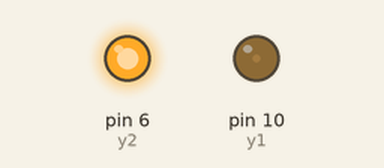
Bench run of a sketch on a simulated Arduino Uno, built with avr-gcc and run on an emulated ATmega328P. Shown: output pins drawn as LEDs (lit = HIGH).

Above: at 0.1 s.
Timing chart, 0 to 1.6 s (numbered marks = the images above):
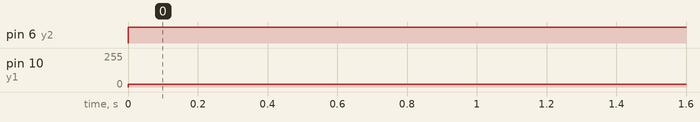

The sketch:

ComparingBrigntessWithAnalogVoltages.ino
```cpp
//The arduino is set up with 2 LED lights that share the same GND node and contain their own respective pin number//


int y1=10; //1st Yellow LED light set up to pin 10//
int y2= 6; //2nd Yellow LED light set up to pin 6//


void setup() {
pinMode(y1,OUTPUT);
pinMode(y2,OUTPUT);

}

void loop() {

analogWrite(y1,20);//1st Yellow LED light contains 0.39V//
analogWrite(y2,255); //2nd Yellow LED light contains 5V//


}
```

Measured:
- by itself, pin 6 (y2): LOW → HIGH at 0.00 s
- by itself, pin 10 (y1): 0/255 → 20/255 at 0.00 s
